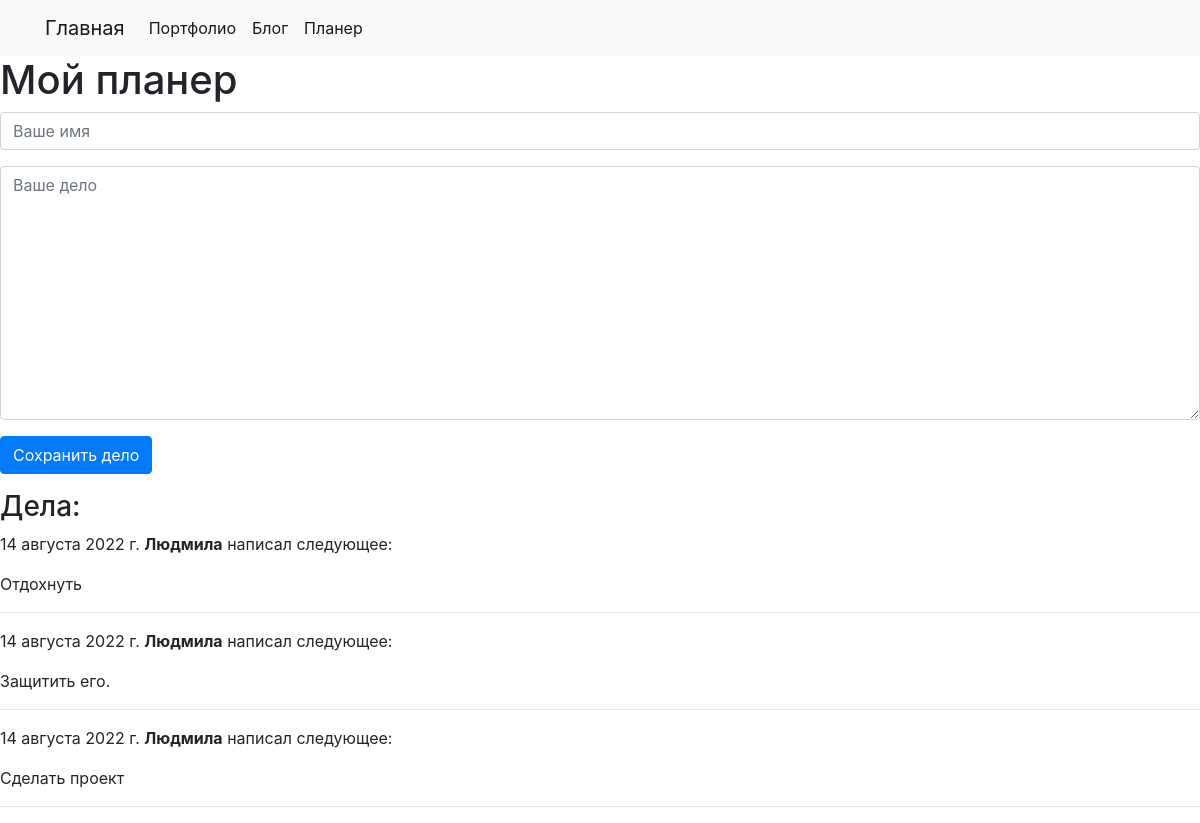
The app's page /help/, older data.
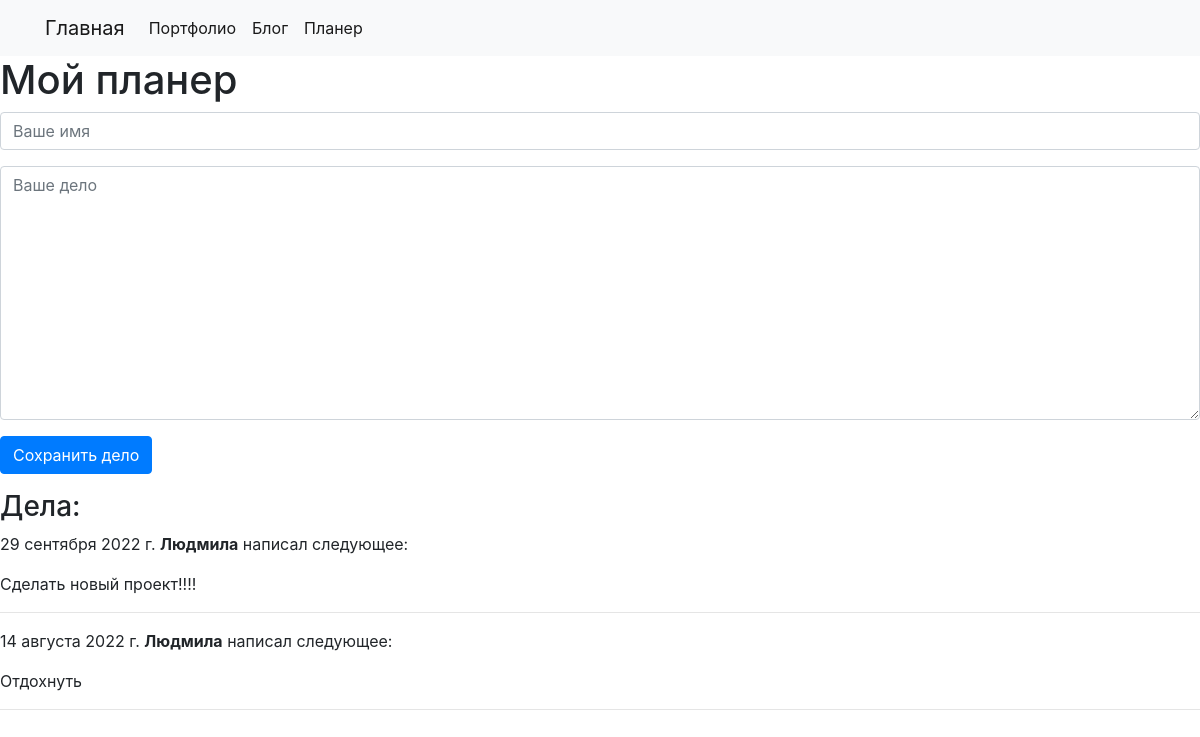
The same page, newer data.
### help/models.py (models this page shows)
class Question(models.Model):
    author = models.CharField(max_length=35)
    body = models.TextField()
    created_on = models.DateTimeField(auto_now_add=True)

### help/views.py (the view, shortened to what this page needs)
# urls.py: path('', views.help_index, name='help_index')
def help_index(request):
    form = QuestionForm
    questions = Question.objects.all().order_by('-created_on')
    context = {
        'questions': questions,
        'form': form
    }
    return render(request, 'help_index.html', context)

### help/templates/help_index.html (shortened to what this page needs)
{% extends "base.html" %}
{% block page_content %}
<h1>Мой планер</h1>
<form action="/help/" method="post">
        <div class="form-group">
            {{ form.author }}
        </div>
        <div class="form-group">
            {{ form.body }}
        </div>
        <button type="submit" class="btn btn-primary">Сохранить дело</button>
</form>
<h3>Дела:</h3>
    {% for question in questions %}
    <p>
        {{question.created_on.date }}
        <b>{{ question.author }}</b> написал следующее:
    </p>
    <p>{{ question.body }}</p>
    <hr>
    {% endfor %}
{% endblock %}

### Lyuda_2022/templates/base.html (shortened to what this page needs)
<link rel="stylesheet" href="https://cdn.jsdelivr.net/npm/bootstrap@4.4.1/dist/css/bootstrap.min.css">
<nav class="navbar navbar-expand-lg navbar-light bg-light">
  <div class="container">
    <a class="navbar-brand" href="{% url 'project_index' %}">Главная</a>
    <div class="collapse navbar-collapse" id="navbarSupportedContent">
      <ul class="navbar-nav mr-auto">
        <li class="nav-item active">
          <a class="nav-link" href="{% url 'project_index' %}">Портфолио</a>
        </li>
        <li class="nav-item active">
          <a class="nav-link" href="{% url 'blog_index' %}">Блог</a>
        </li>
        <li class="nav-item active">
          <a class="nav-link" href="{% url 'help_index' %}">Планер</a>
        </li>
      </ul>
    </div>
  </div>
</nav>
{% block page_content %}
{% endblock %}

Row changes from the older to the newer data that the page shows:
removed Question: created_on "14 августа 2022 г.", author "Людмила", body "Защитить его."
removed Question: created_on "14 августа 2022 г.", author "Людмила", body "Сделать проект"
added Question: created_on "29 сентября 2022 г.", author "Людмила", body "Сделать новый проект!!!!"
